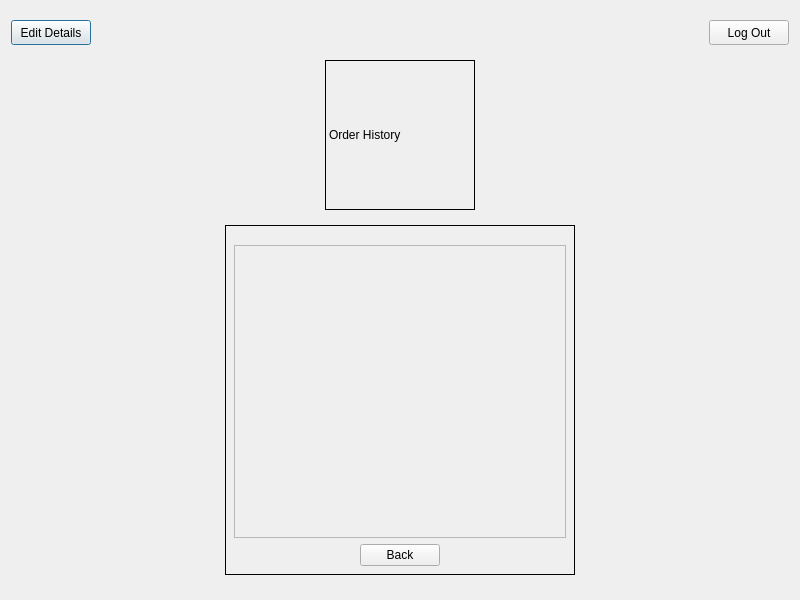
<?xml version="1.0" encoding="UTF-8"?>
<ui version="4.0">
 <class>customerorderhistory</class>
 <widget class="QDialog" name="customerorderhistory">
  <property name="geometry">
   <rect>
    <x>0</x>
    <y>0</y>
    <width>800</width>
    <height>600</height>
   </rect>
  </property>
  <property name="windowTitle">
   <string>Dialog</string>
  </property>
  <layout class="QVBoxLayout" name="verticalLayout">
   <item>
    <layout class="QHBoxLayout" name="horizontalLayout">
     <item>
      <widget class="QPushButton" name="editDetailsButton">
       <property name="sizePolicy">
        <sizepolicy hsizetype="Fixed" vsizetype="Fixed">
         <horstretch>0</horstretch>
         <verstretch>0</verstretch>
        </sizepolicy>
       </property>
       <property name="minimumSize">
        <size>
         <width>0</width>
         <height>25</height>
        </size>
       </property>
       <property name="text">
        <string>Edit Details</string>
       </property>
      </widget>
     </item>
     <item>
      <spacer name="horizontalSpacer">
       <property name="orientation">
        <enum>Qt::Horizontal</enum>
       </property>
       <property name="sizeHint" stdset="0">
        <size>
         <width>40</width>
         <height>20</height>
        </size>
       </property>
      </spacer>
     </item>
     <item>
      <widget class="QPushButton" name="logoutButton">
       <property name="sizePolicy">
        <sizepolicy hsizetype="Fixed" vsizetype="Fixed">
         <horstretch>0</horstretch>
         <verstretch>0</verstretch>
        </sizepolicy>
       </property>
       <property name="minimumSize">
        <size>
         <width>0</width>
         <height>25</height>
        </size>
       </property>
       <property name="text">
        <string>Log Out</string>
       </property>
      </widget>
     </item>
    </layout>
   </item>
   <item>
    <layout class="QHBoxLayout" name="horizontalLayout_2">
     <property name="topMargin">
      <number>0</number>
     </property>
     <item>
      <widget class="QLabel" name="label_2">
       <property name="sizePolicy">
        <sizepolicy hsizetype="Fixed" vsizetype="Fixed">
         <horstretch>0</horstretch>
         <verstretch>0</verstretch>
        </sizepolicy>
       </property>
       <property name="minimumSize">
        <size>
         <width>150</width>
         <height>150</height>
        </size>
       </property>
       <property name="styleSheet">
        <string notr="true">border: 1px solid;</string>
       </property>
       <property name="text">
        <string>Order History</string>
       </property>
      </widget>
     </item>
    </layout>
   </item>
   <item>
    <layout class="QHBoxLayout" name="horizontalLayout_3">
     <property name="topMargin">
      <number>0</number>
     </property>
     <item>
      <widget class="QWidget" name="orderForm" native="true">
       <property name="sizePolicy">
        <sizepolicy hsizetype="Fixed" vsizetype="Fixed">
         <horstretch>0</horstretch>
         <verstretch>0</verstretch>
        </sizepolicy>
       </property>
       <property name="minimumSize">
        <size>
         <width>350</width>
         <height>350</height>
        </size>
       </property>
       <property name="styleSheet">
        <string notr="true">#orderForm{ border: 1px solid; }</string>
       </property>
       <layout class="QVBoxLayout" name="verticalLayout_2">
        <property name="topMargin">
         <number>20</number>
        </property>
        <item>
         <layout class="QHBoxLayout" name="horizontalLayout_4">
          <item>
           <widget class="QScrollArea" name="ordeHistoryScrollArea">
            <property name="widgetResizable">
             <bool>true</bool>
            </property>
            <widget class="QWidget" name="scrollAreaWidgetContents">
             <property name="geometry">
              <rect>
               <x>0</x>
               <y>0</y>
               <width>328</width>
               <height>284</height>
              </rect>
             </property>
            </widget>
           </widget>
          </item>
         </layout>
        </item>
        <item>
         <layout class="QHBoxLayout" name="horizontalLayout_5">
          <property name="topMargin">
           <number>0</number>
          </property>
          <item>
           <spacer name="horizontalSpacer_2">
            <property name="orientation">
             <enum>Qt::Horizontal</enum>
            </property>
            <property name="sizeHint" stdset="0">
             <size>
              <width>40</width>
              <height>20</height>
             </size>
            </property>
           </spacer>
          </item>
          <item>
           <widget class="QPushButton" name="backButton">
            <property name="text">
             <string>Back</string>
            </property>
           </widget>
          </item>
          <item>
           <spacer name="horizontalSpacer_3">
            <property name="orientation">
             <enum>Qt::Horizontal</enum>
            </property>
            <property name="sizeHint" stdset="0">
             <size>
              <width>40</width>
              <height>20</height>
             </size>
            </property>
           </spacer>
          </item>
         </layout>
        </item>
       </layout>
      </widget>
     </item>
    </layout>
   </item>
   <item>
    <spacer name="verticalSpacer">
     <property name="orientation">
      <enum>Qt::Vertical</enum>
     </property>
     <property name="sizeType">
      <enum>QSizePolicy::Fixed</enum>
     </property>
     <property name="sizeHint" stdset="0">
      <size>
       <width>20</width>
       <height>2</height>
      </size>
     </property>
    </spacer>
   </item>
  </layout>
 </widget>
 <resources/>
 <connections/>
</ui>
